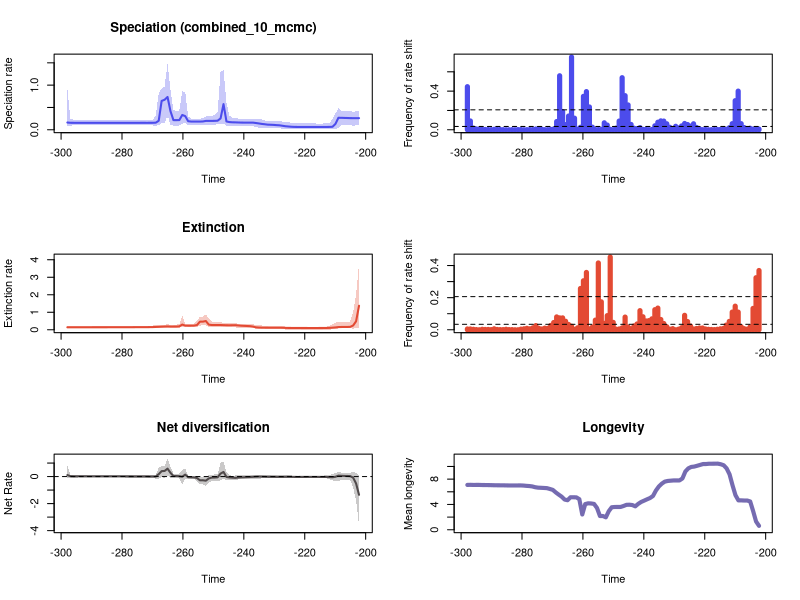

This chart was generated by the following R code:


pdf(file='C:/Users/SimoesLabAdmin/Documents/pt_diversity_rates/updated_occurrence_analyses/model_2_and_5/200_its_s1k/synapsida/RTT_plots.pdf',width=10, height=15)
par(mfrow=c(3,2))
library(scales)

time=c(-202.18059242500001, -203.147783275,-204.114974125,-205.082164975,-206.049355825,-207.016546675,-207.983737525,-208.95092837500002,-209.918119225,-210.885310075,-211.85250092500002,-212.819691775,-213.786882625,-214.754073475,-215.72126432500002,-216.688455175,-217.655646025,-218.62283687500002,-219.590027725,-220.557218575,-221.52440942500002,-222.491600275,-223.458791125,-224.425981975,-225.393172825,-226.360363675,-227.327554525,-228.29474537500002,-229.261936225,-230.229127075,-231.19631792500002,-232.163508775,-233.130699625,-234.097890475,-235.06508132500002,-236.032272175,-236.999463025,-237.966653875,-238.933844725,-239.901035575,-240.86822642500002,-241.835417275,-242.802608125,-243.76979897500001,-244.736989825,-245.704180675,-246.671371525,-247.63856237500002,-248.605753225,-249.572944075,-250.54013492500002,-251.507325775,-252.474516625,-253.44170747500002,-254.40889832500002,-255.376089175,-256.343280025,-257.31047087499996,-258.27766172500003,-259.244852575,-260.21204342500005,-261.179234275,-262.14642512500006,-263.113615975,-264.08080682499997,-265.04799767500003,-266.015188525,-266.98237937500005,-267.949570225,-268.91676107500007,-269.883951925,-270.85114277499997,-271.81833362500004,-272.785524475,-273.75271532500005,-274.719906175,-275.68709702500007,-276.654287875,-277.621478725,-278.58866957500004,-279.555860425,-280.52305127500006,-281.490242125,-282.45743297499996,-283.424623825,-284.391814675,-285.35900552500004,-286.326196375,-287.29338722500006,-288.260578075,-289.22776892499996,-290.19495977500003,-291.162150625,-292.12934147500005,-293.096532325,-294.06372317500006,-295.030914025,-295.99810487499997,-296.96529572500003,-297.932486575)
rate=c(0.26054077917738566, 0.26012776518796854,0.26032890112160545,0.2608219946548468,0.2636252446337668,0.2652499568994765,0.26786040879226514,0.2681952114805358,0.13171498860377126,0.06731181314825359,0.06403864943666765,0.06305291445773928,0.06271744551573419,0.06268796256728625,0.06239228009364446,0.06259032072542241,0.06268796256728625,0.06268796256728625,0.06268796256728625,0.06268796256728625,0.0627420541361404,0.06332384181456945,0.06420577686373674,0.06742711806738501,0.07321426224642597,0.07910265153875945,0.08972643667577532,0.09986959569872167,0.10374867036945588,0.10933403792985581,0.11242874980322831,0.1146626213564276,0.12365734892095995,0.13112103241439887,0.14154564868622438,0.15132624793996402,0.160067746829545,0.16014587425725732,0.16011934576709383,0.1601831397459529,0.16093363460224874,0.1630591897931405,0.16611889609788,0.1672628076237714,0.17233162988385076,0.18629268888864703,0.5748928319457307,0.2545324280075345,0.20311014439351252,0.1998853717554381,0.19882861149452402,0.19851766033325335,0.198305560220696,0.1862155784291829,0.18343560394523623,0.18340919427510866,0.18340919427510866,0.18410686891341965,0.19177373720627858,0.3057385181844681,0.3315132135506329,0.2166873812795417,0.21582022803908774,0.21614938728852867,0.4156908109398212,0.7346231052787873,0.6722736865912968,0.6470477364455163,0.200905152341475,0.15895414942745767,0.15637680127376247,0.15604177660367835,0.1559232795785042,0.15604177660367835,0.15604177660367835,0.15572473062977477,0.15559177800671278,0.15540634426526845,0.155255191025106,0.155255191025106,0.15517279619001384,0.15517279619001384,0.15498566903819289,0.15498566903819289,0.15498566903819289,0.15506467478798133,0.15506467478798133,0.15506467478798133,0.15498566903819289,0.15506467478798133,0.15517279619001384,0.15534593875117125,0.15540634426526845,0.1554320446846157,0.15544021409257774,0.15555430909326134,0.15578933908528705,0.1559622619529155,0.15651061458733662,0.1623254533787774)
minHPD=c(0.0956737621091549, 0.09772174967241377,0.09402110467651352,0.09772174967241377,0.09861610964660646,0.09861610964660646,0.09861610964660646,0.04349374372030697,0.012110365173176312,0.010394208847322546,0.012110365173176312,0.011763473724331478,0.012714558527546715,0.012110365173176312,0.0123465487888971,0.01401686632360354,0.013400555578465602,0.013400555578465602,0.013400555578465602,0.01401686632360354,0.01401686632360354,0.012714558527546715,0.011296082804269844,0.013544790945026154,0.020570433334748763,0.022102373315384265,0.027790547916496905,0.029664063042852407,0.029664063042852407,0.03513141547354057,0.03891248920383777,0.03757449299789253,0.0370916272517898,0.0471310431056239,0.048780587401683874,0.05953778415294304,0.08614526351125086,0.08614526351125086,0.08709100797253216,0.08709100797253216,0.08709100797253216,0.08614526351125086,0.09199954884630597,0.09199954884630597,0.08709100797253216,0.09279489422273947,0.1322200662298163,0.12499576094438412,0.11838461426713452,0.11793818444607705,0.11793818444607705,0.11793818444607705,0.11793818444607705,0.11817693534646669,0.1173585096121137,0.11793818444607705,0.11793818444607705,0.11595386510971835,0.1023967158706001,0.15340359900226933,0.1365358339498952,0.09465498299256575,0.09579462530132113,0.09465498299256575,0.09870505445051816,0.3436267058846242,0.14661604283325141,0.14272337916596656,0.10436734342857062,0.08326368715333711,0.0994931585774317,0.09579312988352456,0.09690782185281153,0.09690782185281153,0.09690782185281153,0.10221959252268414,0.10393244491342116,0.10436734342857062,0.10695010435508871,0.10695010435508871,0.10539996409517026,0.10539996409517026,0.10539996409517026,0.10614911134098502,0.10614911134098502,0.10654566786024439,0.10654566786024439,0.10654566786024439,0.10614911134098502,0.10654566786024439,0.10539996409517026,0.10393244491342116,0.10360938524937297,0.10436734342857062,0.10393244491342116,0.10111659445555658,0.0994931585774317,0.0994931585774317,0.09110720434205921,0.08446990814528293)
maxHPD=c(0.41515561051400457, 0.4119641542138453,0.40703427614573856,0.4119641542138453,0.4135974105803804,0.41915593902274473,0.4301265887491707,0.48213275828511243,0.3628533465138808,0.2476876329305459,0.15219043705452692,0.14192482420889596,0.14063853430535547,0.13927850262767502,0.13927850262767502,0.1409753605656398,0.14063853430535547,0.14063853430535547,0.14063853430535547,0.1409753605656398,0.1409753605656398,0.14063853430535547,0.14275444776318374,0.1551881447040536,0.16947241099131807,0.1745611123526319,0.18448465011639745,0.18830799684749708,0.1889143216219499,0.19158885033144155,0.19578855614083554,0.19578855614083554,0.20659385240447736,0.2322681731543272,0.23720480592840895,0.2444812523745298,0.2496317556043068,0.2470523798393534,0.24757747293892532,0.24757747293892532,0.24757747293892532,0.2509832678836268,0.26328401223230197,0.2655427481653598,0.3198475243240586,0.6068437953480237,1.3380439374424946,1.3059034605277111,0.40441063871163024,0.3269782496311192,0.31235743515736303,0.31033543919716783,0.3016601124557519,0.257378380747486,0.2481214344761649,0.2481214344761649,0.2481214344761649,0.2481214344761649,0.3020010822352198,0.8438020869600241,0.858986127516928,0.42910056755685266,0.42910056755685266,0.43504898572673634,0.895248699804822,1.4815877826760484,0.9691954049348638,0.928737892714733,0.8074539185901266,0.32538991490451197,0.22932535970913526,0.21835999082326668,0.21813275480276587,0.21813275480276587,0.21813275480276587,0.21835999082326668,0.21835999082326668,0.216032311617954,0.21813275480276587,0.21813275480276587,0.216032311617954,0.216032311617954,0.216032311617954,0.216032311617954,0.216032311617954,0.216032311617954,0.216032311617954,0.216032311617954,0.216032311617954,0.216032311617954,0.216032311617954,0.216032311617954,0.216032311617954,0.21797590616131826,0.21835999082326668,0.21835999082326668,0.21835999082326668,0.22698740736201198,0.2492945272395839,0.929116227157461)
remove_na = !is.na(rate)
time = time[remove_na]
plot(time,time,type = 'n', ylim = c(0, 1.6297465609436534), xlim = c(-298.416082,-201.696997), ylab = 'Speciation rate', xlab = 'Time',main='Speciation (combined_10_mcmc)' )
polygon(c(time, rev(time)), c(maxHPD[remove_na], rev(minHPD[remove_na])), col = alpha('#4c4cec',0.3), border = NA)
lines(time,rate[remove_na], col = '#4c4cec', lwd=2)
mids=c(-202.18547722727274, -203.16243768181818,-204.13939813636364,-205.1163585909091,-206.09331904545456,-207.0702795,-208.04723995454546,-209.02420040909092,-210.0011608636364,-210.97812131818182,-211.95508177272728,-212.93204222727275,-213.90900268181818,-214.88596313636364,-215.8629235909091,-216.83988404545457,-217.8168445,-218.79380495454546,-219.77076540909093,-220.74772586363636,-221.72468631818182,-222.7016467727273,-223.67860722727275,-224.65556768181818,-225.63252813636365,-226.6094885909091,-227.58644904545454,-228.5634095,-229.54036995454547,-230.51733040909093,-231.49429086363637,-232.47125131818183,-233.4482117727273,-234.42517222727272,-235.4021326818182,-236.37909313636365,-237.3560535909091,-238.33301404545455,-239.3099745,-240.28693495454547,-241.2638954090909,-242.24085586363637,-243.21781631818183,-244.1947767727273,-245.17173722727273,-246.1486976818182,-247.12565813636365,-248.1026185909091,-249.07957904545455,-250.0565395,-251.03349995454548,-252.01046040909094,-252.98742086363637,-253.96438131818184,-254.94134177272727,-255.91830222727273,-256.89526268181817,-257.8722231363637,-258.8491835909091,-259.8261440454546,-260.8031045,-261.7800649545454,-262.75702540909094,-263.73398586363635,-264.71094631818187,-265.6879067727273,-266.6648672272728,-267.6418276818182,-268.6187881363636,-269.5957485909091,-270.57270904545453,-271.54966950000005,-272.52662995454546,-273.503590409091,-274.4805508636364,-275.4575113181818,-276.4344717727273,-277.4114322272727,-278.38839268181823,-279.36535313636364,-280.34231359090916,-281.31927404545456,-282.29623449999997,-283.2731949545455,-284.2501554090909,-285.2271158636364,-286.2040763181818,-287.18103677272734,-288.15799722727274,-289.13495768181815,-290.11191813636367,-291.0888785909091,-292.0658390454546,-293.0427995,-294.0197599545455,-294.9967204090909,-295.97368086363633,-296.95064131818185,-297.92760177272726)
counts=c(0.007, 0.003,0.007,0.016,0.007,0.023,0.063,0.4,0.301,0.063,0.021,0.005,0.006,0.003,0.003,0.002,0.001,0.0,0.003,0.001,0.01,0.024,0.062,0.038,0.054,0.065,0.04,0.019,0.036,0.011,0.026,0.062,0.09,0.092,0.078,0.041,0.003,0.001,0.005,0.004,0.022,0.012,0.016,0.055,0.257,0.353,0.539,0.09,0.017,0.001,0.005,0.049,0.072,0.004,0.002,0.002,0.027,0.236,0.395,0.346,0.026,0.006,0.12,0.753,0.142,0.053,0.189,0.559,0.085,0.008,0.004,0.001,0.001,0.006,0.005,0.008,0.002,0.002,0.001,0.0,0.002,0.002,0.0,0.001,0.0,0.0,0.001,0.003,0.003,0.005,0.001,0.002,0.003,0.004,0.006,0.009,0.017,0.091,0.446)
plot(mids,counts,type = 'h', xlim = c(-298.416082,-201.696997), ylim=c(0,0.753), ylab = 'Frequency of rate shift', xlab = 'Time',lwd=5,col='#4c4cec')
bf2 = 0.033998156453883994
bf6 = 0.20638428898944386
abline(h=bf2, lty=2)
abline(h=bf6, lty=2)

time=c(-202.18059242500001, -203.147783275,-204.114974125,-205.082164975,-206.049355825,-207.016546675,-207.983737525,-208.95092837500002,-209.918119225,-210.885310075,-211.85250092500002,-212.819691775,-213.786882625,-214.754073475,-215.72126432500002,-216.688455175,-217.655646025,-218.62283687500002,-219.590027725,-220.557218575,-221.52440942500002,-222.491600275,-223.458791125,-224.425981975,-225.393172825,-226.360363675,-227.327554525,-228.29474537500002,-229.261936225,-230.229127075,-231.19631792500002,-232.163508775,-233.130699625,-234.097890475,-235.06508132500002,-236.032272175,-236.999463025,-237.966653875,-238.933844725,-239.901035575,-240.86822642500002,-241.835417275,-242.802608125,-243.76979897500001,-244.736989825,-245.704180675,-246.671371525,-247.63856237500002,-248.605753225,-249.572944075,-250.54013492500002,-251.507325775,-252.474516625,-253.44170747500002,-254.40889832500002,-255.376089175,-256.343280025,-257.31047087499996,-258.27766172500003,-259.244852575,-260.21204342500005,-261.179234275,-262.14642512500006,-263.113615975,-264.08080682499997,-265.04799767500003,-266.015188525,-266.98237937500005,-267.949570225,-268.91676107500007,-269.883951925,-270.85114277499997,-271.81833362500004,-272.785524475,-273.75271532500005,-274.719906175,-275.68709702500007,-276.654287875,-277.621478725,-278.58866957500004,-279.555860425,-280.52305127500006,-281.490242125,-282.45743297499996,-283.424623825,-284.391814675,-285.35900552500004,-286.326196375,-287.29338722500006,-288.260578075,-289.22776892499996,-290.19495977500003,-291.162150625,-292.12934147500005,-293.096532325,-294.06372317500006,-295.030914025,-295.99810487499997,-296.96529572500003,-297.932486575)
rate=c(1.3709522773106158, 0.4833209790484695,0.24439771926179088,0.1660027790423577,0.16028771673431652,0.16028771673431652,0.1586491168925772,0.15351821977060426,0.13402794479229352,0.11961896905417534,0.10906585306841078,0.10431743129314383,0.10197191743168021,0.1009624658985456,0.10046822960318683,0.10046822960318683,0.10046822960318683,0.10046822960318683,0.10057992610844682,0.10076237886019461,0.10203632577333069,0.10307398454275968,0.10391278480675759,0.10428517082336108,0.1054307905649173,0.10863289949768215,0.11590656348899009,0.11917234917829399,0.11917234917829399,0.11926475975734524,0.11948932032270734,0.11972259275349209,0.12076379398136294,0.12282482716045365,0.12712956328606118,0.1387609933902778,0.1824071373301051,0.20616778770582195,0.215444155371742,0.22412072008000236,0.23137735889666786,0.2466634239086495,0.2609945024533224,0.2579994827738411,0.25597077161734444,0.25735588154594163,0.26404625855948405,0.2701179832975738,0.2701928590659033,0.2703111403779399,0.27162563983153193,0.2928732454043319,0.4992402068449913,0.4639861295357961,0.4639861295357961,0.26983993647353544,0.238352537086651,0.23500666600822712,0.2343873992196837,0.23708054099670697,0.2967899560258173,0.1946612557025058,0.1847391694505604,0.18424609238130962,0.18424609238130962,0.1913139472939675,0.1858480295160289,0.17817269078974704,0.1693720976379685,0.16171301373136193,0.15379759843716995,0.1514738461608717,0.14928672534792697,0.14897921695782215,0.1486814346854725,0.1483133850109636,0.1475188988680447,0.14590427357185431,0.14538885448599181,0.14492693819881144,0.1445103865392875,0.14368800816675403,0.14368800816675403,0.14368800816675403,0.14368800816675403,0.14368800816675403,0.14329568631051728,0.1431746708847536,0.1431746708847536,0.14310156042364908,0.1430503557400143,0.14220906117482673,0.14216167988816394,0.1420365408525336,0.1420365408525336,0.1418271519251715,0.1418271519251715,0.14199560110559928,0.14167993796159184,0.14167993796159184)
minHPD=c(0.1027371500217451, 0.08346801393357803,0.06934875317367419,0.078577323743785,0.078577323743785,0.078577323743785,0.078577323743785,0.07528562105271813,0.0578887276431041,0.02145029293890562,0.009890299148076358,0.0078119528855189685,0.0108241873439678,0.009847107605922872,0.01142195268416318,0.0108241873439678,0.0108241873439678,0.0108241873439678,0.01142195268416318,0.01142195268416318,0.009847107605922872,0.013430084611077229,0.011459740827885478,0.015714447228523505,0.012092243761713842,0.012092243761713842,0.053856931780868714,0.06181925807067178,0.06181925807067178,0.0619659030434302,0.06212076085707906,0.06212076085707906,0.060938728009455406,0.06001281528074948,0.06933060631491954,0.07114346080497794,0.08186878844603562,0.09431490638257649,0.09761201969825711,0.09806453488936355,0.1076505118427299,0.1076505118427299,0.13285301516837614,0.15365367875594915,0.15182168335883658,0.15182168335883658,0.14795270435115007,0.15182168335883658,0.15182168335883658,0.15182168335883658,0.15213998014470573,0.16258560907656902,0.251899673133515,0.251899673133515,0.24132273973982024,0.14364297984535018,0.15690412655539354,0.15690412655539354,0.15753949921780322,0.1432777891255514,0.179488887456946,0.11708209886578318,0.12406913457734146,0.12350181869698267,0.122872980134339,0.11394861519331569,0.1012197869074961,0.10896079084175839,0.10339720606251097,0.09116657377755095,0.08699043459382463,0.08649756518733893,0.08169993390775553,0.07994533091317213,0.08037783064857486,0.07994533091317213,0.08169993390775553,0.07906534827616375,0.08037783064857486,0.07954963452441108,0.08169993390775553,0.08182859049278997,0.08169993390775553,0.08169993390775553,0.08169993390775553,0.08169993390775553,0.0851294278310605,0.08474380795009777,0.08474380795009777,0.08474380795009777,0.0851294278310605,0.08474380795009777,0.0851294278310605,0.08169993390775553,0.08169993390775553,0.08182859049278997,0.08182859049278997,0.08169993390775553,0.08037783064857486,0.08037783064857486)
maxHPD=c(3.7771354263577965, 2.0169891676982337,1.0190425253534898,0.4734804476158396,0.45945436375724363,0.45391948218076206,0.4554343484315149,0.4554343484315149,0.4099527967284895,0.33189054927968786,0.23546263827398217,0.17545253323341403,0.1604118096130419,0.15564864166749687,0.15478325780141963,0.15365367875594915,0.15365367875594915,0.15365367875594915,0.15478325780141963,0.15478325780141963,0.15478325780141963,0.1604118096130419,0.1604118096130419,0.16530447349371624,0.16865147580341586,0.18577791731553508,0.2285275186186248,0.22563588751143204,0.22563588751143204,0.22563588751143204,0.2266076500119818,0.2266076500119818,0.22647127702000486,0.24238402983396692,0.277214698775967,0.28921881751973666,0.305094479958524,0.315635797427058,0.32070088298644794,0.3214686060876671,0.3344804726978884,0.34435745387411165,0.3703866435658068,0.36462249683665965,0.36336767106520285,0.36462249683665965,0.3991167488018352,0.4433006402856404,0.4504764280136992,0.4512724718610004,0.4641404277756331,0.6381593927026592,0.8817141337432156,0.7502009221379538,0.7362160214009343,0.5315043883071233,0.3422544599106033,0.3319997043902606,0.3319997043902606,0.333735326945478,0.8324920842912322,0.3109847622261187,0.2951804308852226,0.29354546337690585,0.2922882690016839,0.31049193186512364,0.29684959095674984,0.28696970672571454,0.2837002177636712,0.2641663463857539,0.2414386544103944,0.23517673128815778,0.22220859788329544,0.2179209836236972,0.21692548687927338,0.2155045490402436,0.2155045490402436,0.20491419588183227,0.20334336675064887,0.20043954701934824,0.19899216752477347,0.19899216752477347,0.19858012589011947,0.19858012589011947,0.19858012589011947,0.19858012589011947,0.20165936338842305,0.19998843665030167,0.19998843665030167,0.20043954701934824,0.20165936338842305,0.20043954701934824,0.20165936338842305,0.19858012589011947,0.19858012589011947,0.19899216752477347,0.19899216752477347,0.19899216752477347,0.19858012589011947,0.19899216752477347)
remove_na = !is.na(rate)
time = time[remove_na]
plot(time,time,type = 'n', ylim = c(0, 4.154848968993576), xlim = c(-298.416082,-201.696997), ylab = 'Extinction rate', xlab = 'Time',main='Extinction' )
polygon(c(time, rev(time)), c(maxHPD[remove_na], rev(minHPD[remove_na])), col = alpha('#e34a33',0.3), border = NA)
lines(time,rate[remove_na], col = '#e34a33', lwd=2)
mids=c(-202.18547722727274, -203.16243768181818,-204.13939813636364,-205.1163585909091,-206.09331904545456,-207.0702795,-208.04723995454546,-209.02420040909092,-210.0011608636364,-210.97812131818182,-211.95508177272728,-212.93204222727275,-213.90900268181818,-214.88596313636364,-215.8629235909091,-216.83988404545457,-217.8168445,-218.79380495454546,-219.77076540909093,-220.74772586363636,-221.72468631818182,-222.7016467727273,-223.67860722727275,-224.65556768181818,-225.63252813636365,-226.6094885909091,-227.58644904545454,-228.5634095,-229.54036995454547,-230.51733040909093,-231.49429086363637,-232.47125131818183,-233.4482117727273,-234.42517222727272,-235.4021326818182,-236.37909313636365,-237.3560535909091,-238.33301404545455,-239.3099745,-240.28693495454547,-241.2638954090909,-242.24085586363637,-243.21781631818183,-244.1947767727273,-245.17173722727273,-246.1486976818182,-247.12565813636365,-248.1026185909091,-249.07957904545455,-250.0565395,-251.03349995454548,-252.01046040909094,-252.98742086363637,-253.96438131818184,-254.94134177272727,-255.91830222727273,-256.89526268181817,-257.8722231363637,-258.8491835909091,-259.8261440454546,-260.8031045,-261.7800649545454,-262.75702540909094,-263.73398586363635,-264.71094631818187,-265.6879067727273,-266.6648672272728,-267.6418276818182,-268.6187881363636,-269.5957485909091,-270.57270904545453,-271.54966950000005,-272.52662995454546,-273.503590409091,-274.4805508636364,-275.4575113181818,-276.4344717727273,-277.4114322272727,-278.38839268181823,-279.36535313636364,-280.34231359090916,-281.31927404545456,-282.29623449999997,-283.2731949545455,-284.2501554090909,-285.2271158636364,-286.2040763181818,-287.18103677272734,-288.15799722727274,-289.13495768181815,-290.11191813636367,-291.0888785909091,-292.0658390454546,-293.0427995,-294.0197599545455,-294.9967204090909,-295.97368086363633,-296.95064131818185,-297.92760177272726)
counts=c(0.369, 0.324,0.133,0.018,0.004,0.007,0.019,0.11,0.147,0.11,0.052,0.029,0.008,0.006,0.003,0.001,0.002,0.003,0.005,0.011,0.011,0.008,0.005,0.023,0.051,0.09,0.013,0.004,0.0,0.007,0.004,0.019,0.039,0.064,0.135,0.125,0.068,0.057,0.055,0.081,0.119,0.036,0.024,0.007,0.017,0.079,0.012,0.005,0.004,0.046,0.453,0.088,0.04,0.174,0.416,0.06,0.017,0.006,0.357,0.305,0.257,0.012,0.003,0.022,0.033,0.053,0.074,0.074,0.08,0.045,0.027,0.009,0.01,0.005,0.009,0.026,0.012,0.006,0.009,0.006,0.004,0.0,0.0,0.001,0.001,0.003,0.001,0.001,0.002,0.006,0.001,0.002,0.002,0.003,0.0,0.001,0.003,0.005,0.005)
plot(mids,counts,type = 'h', xlim = c(-298.416082,-201.696997), ylim=c(0,0.453), ylab = 'Frequency of rate shift', xlab = 'Time',lwd=5,col='#e34a33')
abline(h=bf2, lty=2)
abline(h=bf6, lty=2)
#Net Diversification Rate
time=c(-202.18059242500001, -203.147783275,-204.114974125,-205.082164975,-206.049355825,-207.016546675,-207.983737525,-208.95092837500002,-209.918119225,-210.885310075,-211.85250092500002,-212.819691775,-213.786882625,-214.754073475,-215.72126432500002,-216.688455175,-217.655646025,-218.62283687500002,-219.590027725,-220.557218575,-221.52440942500002,-222.491600275,-223.458791125,-224.425981975,-225.393172825,-226.360363675,-227.327554525,-228.29474537500002,-229.261936225,-230.229127075,-231.19631792500002,-232.163508775,-233.130699625,-234.097890475,-235.06508132500002,-236.032272175,-236.999463025,-237.966653875,-238.933844725,-239.901035575,-240.86822642500002,-241.835417275,-242.802608125,-243.76979897500001,-244.736989825,-245.704180675,-246.671371525,-247.63856237500002,-248.605753225,-249.572944075,-250.54013492500002,-251.507325775,-252.474516625,-253.44170747500002,-254.40889832500002,-255.376089175,-256.343280025,-257.31047087499996,-258.27766172500003,-259.244852575,-260.21204342500005,-261.179234275,-262.14642512500006,-263.113615975,-264.08080682499997,-265.04799767500003,-266.015188525,-266.98237937500005,-267.949570225,-268.91676107500007,-269.883951925,-270.85114277499997,-271.81833362500004,-272.785524475,-273.75271532500005,-274.719906175,-275.68709702500007,-276.654287875,-277.621478725,-278.58866957500004,-279.555860425,-280.52305127500006,-281.490242125,-282.45743297499996,-283.424623825,-284.391814675,-285.35900552500004,-286.326196375,-287.29338722500006,-288.260578075,-289.22776892499996,-290.19495977500003,-291.162150625,-292.12934147500005,-293.096532325,-294.06372317500006,-295.030914025,-295.99810487499997,-296.96529572500003,-297.932486575)
net_rate=c(-1.348189712368002, -0.5126559311474947,-0.08336094512202329,0.03296172893788345,0.04452731737570747,0.04634296128246408,0.055295617858977374,0.06916876369437534,-0.016290843220795163,-0.05082788612332777,-0.03830263584748097,-0.03117592702296232,-0.027396094809354708,-0.026349134110164287,-0.025925549735177987,-0.025831062091700233,-0.025852400972228722,-0.02583847278949619,-0.02626946289537374,-0.026369770684073267,-0.02738347785160059,-0.027848359885058172,-0.026896867386040257,-0.020693959119024653,-0.01725916601365841,-0.017973077103658263,-0.025341929546931232,-0.02477631649871375,-0.02260452391125167,-0.01958957443712145,-0.017376454975054634,-0.016342472931823688,-0.01006419498521469,-0.00547417607829305,8.976626109590163e-05,-0.0036694917071323553,-0.019937495283910315,-0.03183491396256965,-0.04034625282059537,-0.04976068731418809,-0.059392225982853576,-0.07375958686996179,-0.09651958515692695,-0.08192960322398102,-0.0653768788630075,-0.028695835029243076,0.341022410612546,0.22063212957309816,-0.05440416901952348,-0.07094761099305927,-0.07682668266550308,-0.13672680774907328,-0.305131021359414,-0.27355891315300135,-0.277474540029642,-0.10739381923218096,-0.062057177173898824,-0.056950056020677015,-0.04465004703591314,0.14375988735839146,-0.007556209729581235,0.028650728272214356,0.03829097612131152,0.04085675715816607,0.27606975274817014,0.58696495388324,0.4156745871735192,0.40288414039032827,0.17583667160925354,0.0062864445155555,0.004052926968312012,0.006071678140111625,0.008944250053005998,0.009733415148058226,0.010307292420122202,0.00933078619134,0.010557844403577151,0.012058118808634177,0.012855526627551045,0.013487898349739224,0.014296243007827928,0.014740317982981617,0.014470981573173215,0.014426669982350558,0.014432056669271033,0.014555870455518123,0.01474854463667578,0.014994990849224399,0.015133803017925414,0.015350490553864197,0.01577279277713842,0.01647178749733351,0.016754459055917822,0.017066152349545533,0.017677657289086112,0.018384954053753687,0.019168592622172013,0.021981553825096697,0.029901647835001686,0.11016467247135416)
net_minHPD=c(-3.5787145851730413, -1.7908996601056801,-0.7870442893504266,-0.2588769820216888,-0.2315843801378376,-0.24836964810742262,-0.2690466396641053,-0.3290284402416028,-0.33670980045008375,-0.27905815540306006,-0.21030988723786262,-0.1406695156591623,-0.12970055422744703,-0.12797736941059798,-0.120483763372287,-0.120483763372287,-0.120483763372287,-0.120483763372287,-0.120483763372287,-0.120483763372287,-0.120483763372287,-0.120483763372287,-0.12624013316259206,-0.11244922244157683,-0.120483763372287,-0.13649834255496962,-0.14260262052217457,-0.12890529082063384,-0.12624013316259206,-0.1226981625819888,-0.12165075405899535,-0.12165075405899535,-0.1226981625819888,-0.14069112265360278,-0.15444708765734255,-0.17201807333140257,-0.17689423034953033,-0.17689423034953033,-0.18577818656028244,-0.19852088891183406,-0.19852088891183406,-0.2116102887591822,-0.24578760949539924,-0.23063966474652198,-0.236128325466485,-0.24578760949539924,-0.1726454304173179,-0.28194517250393136,-0.31950875945479895,-0.28194517250393136,-0.30826125201563903,-0.4649973423964864,-0.7043560004247784,-0.5667899056536144,-0.5593555083247878,-0.3659576862837249,-0.18073491800727834,-0.17494890733635618,-0.18073491800727834,-0.15907604237382875,-0.5658946887851707,-0.13326714205216206,-0.10250481540591419,-0.08759534016661315,-0.07373535969425521,0.0883458185915596,-0.10561955178765356,-0.04708496514960181,-0.1438774039245218,-0.146119481799973,-0.12001175155475412,-0.11991677109436273,-0.11046289940296916,-0.1096128336948271,-0.10253656623559959,-0.10253656623559959,-0.09097274516927545,-0.07788540332845093,-0.07367243539398094,-0.07367243539398094,-0.0644250874946552,-0.06354199596224411,-0.06409787337983391,-0.06409787337983391,-0.06409787337983391,-0.05970224819606626,-0.06409787337983391,-0.06368995003679548,-0.06409787337983391,-0.06368995003679548,-0.05970224819606626,-0.06140246507360993,-0.06409787337983391,-0.06368995003679548,-0.06409787337983391,-0.06409787337983391,-0.07540427460328422,-0.07754573155075628,-0.08078348280023809,-0.0924637340387088)
net_maxHPD=c(0.10599164009345599, 0.29023633156973105,0.3262244888382969,0.29232323624568995,0.29232323624568995,0.2805747181445666,0.28968575758887033,0.3431729744974502,0.267393654623531,0.18986043424872118,0.11160623326484576,0.10052006219618607,0.07946890341998643,0.06788054227050949,0.05866913179630366,0.05866913179630366,0.05866913179630366,0.05866913179630366,0.05808440855118463,0.05773808810373826,0.05773808810373826,0.05773808810373826,0.05860757242574621,0.09010472430695138,0.0992069714699733,0.10052006219618607,0.11049634015175659,0.09972817411860485,0.09884938795541853,0.09990043091913442,0.09884938795541853,0.10158437319851557,0.11821250397724017,0.12699941573898504,0.13892388460506752,0.1328191406949361,0.1328191406949361,0.1328191406949361,0.12703854257334896,0.11287318402277802,0.10173105827527414,0.101641025122197,0.0840045590508958,0.05786379074639392,0.10294212073549708,0.3331230679881633,1.0969037233669727,1.039154339567733,0.16619783505690558,0.15487555189707392,0.13054426391232346,0.09567259232019498,0.03811434164877214,-0.024746822809706664,-0.037364670481247086,0.0566356809975026,0.054699516833175116,0.05389561124739575,0.07042985384735809,0.6077325644061617,0.48156789346698714,0.21287369632612352,0.18668726199978095,0.21287369632612352,0.7404056370402352,1.3144192748296148,0.7854963994552847,0.7729236884680245,0.6359624514923954,0.1354362870284213,0.09847632352624211,0.09105249696743388,0.09847632352624211,0.09847632352624211,0.1026491270900467,0.09105249696743388,0.09847632352624211,0.0909014961167704,0.09105249696743388,0.08867338640989837,0.09481773057421931,0.09481773057421931,0.09105249696743388,0.09105249696743388,0.09105249696743388,0.09847632352624211,0.09105249696743388,0.09105249696743388,0.09105249696743388,0.09105249696743388,0.09847632352624211,0.09847632352624211,0.09776774275881546,0.09847632352624211,0.10068489230658269,0.10582860744850674,0.09847632352624211,0.10582860744850674,0.13108680376944212,0.8131441554984922)
remove_na = !is.na(net_rate)
time = time[remove_na]
plot(time,time,type = 'n', ylim = c(-3.9365860436903457, 1.4458612023125765), xlim = c(-298.416082,-201.696997), ylab = 'Net Rate', xlab = 'Time',lwd=2, main='Net diversification', col= '#504A4B' )
polygon(c(time, rev(time)), c(net_maxHPD[remove_na], rev(net_minHPD[remove_na])), col = alpha('#504A4B',0.3), border = NA)
lines(time,net_rate[remove_na], col = '#504A4B', lwd=2)
abline(h=0,lty=2)


time=c(-202.18059242500001, -203.147783275,-204.114974125,-205.082164975,-206.049355825,-207.016546675,-207.983737525,-208.95092837500002,-209.918119225,-210.885310075,-211.85250092500002,-212.819691775,-213.786882625,-214.754073475,-215.72126432500002,-216.688455175,-217.655646025,-218.62283687500002,-219.590027725,-220.557218575,-221.52440942500002,-222.491600275,-223.458791125,-224.425981975,-225.393172825,-226.360363675,-227.327554525,-228.29474537500002,-229.261936225,-230.229127075,-231.19631792500002,-232.163508775,-233.130699625,-234.097890475,-235.06508132500002,-236.032272175,-236.999463025,-237.966653875,-238.933844725,-239.901035575,-240.86822642500002,-241.835417275,-242.802608125,-243.76979897500001,-244.736989825,-245.704180675,-246.671371525,-247.63856237500002,-248.605753225,-249.572944075,-250.54013492500002,-251.507325775,-252.474516625,-253.44170747500002,-254.40889832500002,-255.376089175,-256.343280025,-257.31047087499996,-258.27766172500003,-259.244852575,-260.21204342500005,-261.179234275,-262.14642512500006,-263.113615975,-264.08080682499997,-265.04799767500003,-266.015188525,-266.98237937500005,-267.949570225,-268.91676107500007,-269.883951925,-270.85114277499997,-271.81833362500004,-272.785524475,-273.75271532500005,-274.719906175,-275.68709702500007,-276.654287875,-277.621478725,-278.58866957500004,-279.555860425,-280.52305127500006,-281.490242125,-282.45743297499996,-283.424623825,-284.391814675,-285.35900552500004,-286.326196375,-287.29338722500006,-288.260578075,-289.22776892499996,-290.19495977500003,-291.162150625,-292.12934147500005,-293.096532325,-294.06372317500006,-295.030914025,-295.99810487499997,-296.96529572500003,-297.932486575)
rate=c(0.6196776214624292, 1.3026589601083607,2.9517169780252397,4.46854421839838,4.617751485165915,4.61870603102743,4.642307880055558,4.642967348049813,5.465796742201794,7.03167827082416,8.754440497204843,9.693553631503734,10.190885578294354,10.350966806610304,10.444075123479548,10.438022785308043,10.430592371874965,10.430323627777199,10.383645338610009,10.37986726994973,10.243896248371632,10.10807119816509,9.980880033905283,9.923482081382778,9.69935539604616,9.208868156202868,8.104532427170048,7.793497296326601,7.793885270152473,7.792352336563159,7.7527717399478275,7.709198609503345,7.601221512014687,7.2843695181362405,6.839545886692199,6.195758390122566,5.333228043704422,5.014177163358626,4.813230733991246,4.60039012269785,4.395401676339651,4.094635913159786,3.7023655624462926,3.903004468527525,3.9579744958913827,3.9375009296695715,3.7544788536970217,3.604163220376892,3.6014793452879985,3.597872697154491,3.5545495135525136,2.935474352455336,1.9684595459630827,2.1716762103092817,2.1718448940975867,3.445337668250275,4.08265759969596,4.154412771605074,4.178921715251186,4.057612188391565,2.4148040122674415,4.832629670369857,5.118255084104096,5.132872604599409,5.131485249183419,4.667197785344287,4.77367982778875,5.228843840146311,5.554190741949522,5.899926260656238,6.300889789915516,6.443333692504534,6.574425487211333,6.603295805133934,6.628414056802873,6.651637758804653,6.722961406246271,6.8476799564912,6.906056251725544,6.93749183087742,6.983787203917606,7.005513579222812,6.9989858677320935,6.9989858677320935,6.9992497488660295,6.9992497488660295,7.008701506496229,7.020828358239803,7.020828358239803,7.026387209597156,7.032924004657695,7.048671440145432,7.0572588614734295,7.063109585415408,7.068241371190079,7.085397917560342,7.085397917560342,7.080969161043355,7.096731750225198,7.083592528199244)
minHPD=c(0.6196776214624292, 1.3026589601083607,2.9517169780252397,4.46854421839838,4.617751485165915,4.61870603102743,4.642307880055558,4.642967348049813,5.465796742201794,7.03167827082416,8.754440497204843,9.693553631503734,10.190885578294354,10.350966806610304,10.444075123479548,10.438022785308043,10.430592371874965,10.430323627777199,10.383645338610009,10.37986726994973,10.243896248371632,10.10807119816509,9.980880033905283,9.923482081382778,9.69935539604616,9.208868156202868,8.104532427170048,7.793497296326601,7.793885270152473,7.792352336563159,7.7527717399478275,7.709198609503345,7.601221512014687,7.2843695181362405,6.839545886692199,6.195758390122566,5.333228043704422,5.014177163358626,4.813230733991246,4.60039012269785,4.395401676339651,4.094635913159786,3.7023655624462926,3.903004468527525,3.9579744958913827,3.9375009296695715,3.7544788536970217,3.604163220376892,3.6014793452879985,3.597872697154491,3.5545495135525136,2.935474352455336,1.9684595459630827,2.1716762103092817,2.1718448940975867,3.445337668250275,4.08265759969596,4.154412771605074,4.178921715251186,4.057612188391565,2.4148040122674415,4.832629670369857,5.118255084104096,5.132872604599409,5.131485249183419,4.667197785344287,4.77367982778875,5.228843840146311,5.554190741949522,5.899926260656238,6.300889789915516,6.443333692504534,6.574425487211333,6.603295805133934,6.628414056802873,6.651637758804653,6.722961406246271,6.8476799564912,6.906056251725544,6.93749183087742,6.983787203917606,7.005513579222812,6.9989858677320935,6.9989858677320935,6.9992497488660295,6.9992497488660295,7.008701506496229,7.020828358239803,7.020828358239803,7.026387209597156,7.032924004657695,7.048671440145432,7.0572588614734295,7.063109585415408,7.068241371190079,7.085397917560342,7.085397917560342,7.080969161043355,7.096731750225198,7.083592528199244)
maxHPD=c(0.6196776214624292, 1.3026589601083607,2.9517169780252397,4.46854421839838,4.617751485165915,4.61870603102743,4.642307880055558,4.642967348049813,5.465796742201794,7.03167827082416,8.754440497204843,9.693553631503734,10.190885578294354,10.350966806610304,10.444075123479548,10.438022785308043,10.430592371874965,10.430323627777199,10.383645338610009,10.37986726994973,10.243896248371632,10.10807119816509,9.980880033905283,9.923482081382778,9.69935539604616,9.208868156202868,8.104532427170048,7.793497296326601,7.793885270152473,7.792352336563159,7.7527717399478275,7.709198609503345,7.601221512014687,7.2843695181362405,6.839545886692199,6.195758390122566,5.333228043704422,5.014177163358626,4.813230733991246,4.60039012269785,4.395401676339651,4.094635913159786,3.7023655624462926,3.903004468527525,3.9579744958913827,3.9375009296695715,3.7544788536970217,3.604163220376892,3.6014793452879985,3.597872697154491,3.5545495135525136,2.935474352455336,1.9684595459630827,2.1716762103092817,2.1718448940975867,3.445337668250275,4.08265759969596,4.154412771605074,4.178921715251186,4.057612188391565,2.4148040122674415,4.832629670369857,5.118255084104096,5.132872604599409,5.131485249183419,4.667197785344287,4.77367982778875,5.228843840146311,5.554190741949522,5.899926260656238,6.300889789915516,6.443333692504534,6.574425487211333,6.603295805133934,6.628414056802873,6.651637758804653,6.722961406246271,6.8476799564912,6.906056251725544,6.93749183087742,6.983787203917606,7.005513579222812,6.9989858677320935,6.9989858677320935,6.9992497488660295,6.9992497488660295,7.008701506496229,7.020828358239803,7.020828358239803,7.026387209597156,7.032924004657695,7.048671440145432,7.0572588614734295,7.063109585415408,7.068241371190079,7.085397917560342,7.085397917560342,7.080969161043355,7.096731750225198,7.083592528199244)
remove_na = !is.na(rate)
time = time[remove_na]
plot(time,time,type = 'n', ylim = c(0, 11.488482635827504), xlim = c(-298.416082,-201.696997), ylab = 'Mean longevity', xlab = 'Time',main='Longevity' )
polygon(c(time, rev(time)), c(maxHPD[remove_na], rev(minHPD[remove_na])), col = alpha('#756bb1',0.3), border = NA)
lines(time,rate[remove_na], col = '#756bb1', lwd=4)

n <- dev.off()
